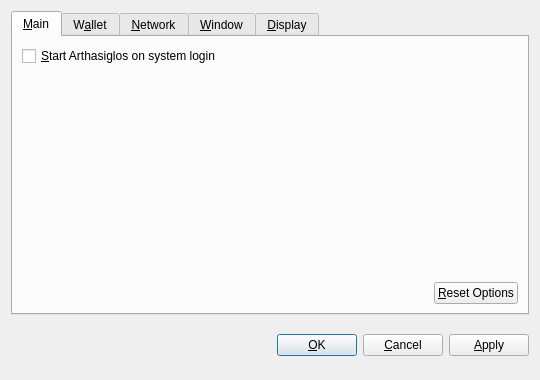
<?xml version="1.0" encoding="UTF-8"?>
<ui version="4.0">
 <class>OptionsDialog</class>
 <widget class="QDialog" name="OptionsDialog">
  <property name="geometry">
   <rect>
    <x>0</x>
    <y>0</y>
    <width>540</width>
    <height>380</height>
   </rect>
  </property>
  <property name="windowTitle">
   <string>Options</string>
  </property>
  <property name="modal">
   <bool>true</bool>
  </property>
  <layout class="QVBoxLayout" name="verticalLayout">
   <item>
    <widget class="QTabWidget" name="tabWidget">
     <property name="tabPosition">
      <enum>QTabWidget::North</enum>
     </property>
     <property name="currentIndex">
      <number>0</number>
     </property>
     <widget class="QWidget" name="tabMain">
      <attribute name="title">
       <string>&amp;Main</string>
      </attribute>
      <layout class="QVBoxLayout" name="verticalLayout_Main">
       <item>
        <widget class="QCheckBox" name="bitcoinAtStartup">
         <property name="toolTip">
          <string>Automatically start Arthasiglos after logging in to the system.</string>
         </property>
         <property name="text">
          <string>&amp;Start Arthasiglos on system login</string>
         </property>
        </widget>
       </item>
       <item>
        <spacer name="verticalSpacer_Main">
         <property name="orientation">
          <enum>Qt::Vertical</enum>
         </property>
         <property name="sizeHint" stdset="0">
          <size>
           <width>20</width>
           <height>40</height>
          </size>
         </property>
        </spacer>
       </item>
       <item>
        <layout class="QHBoxLayout" name="horizontalLayout_2_Main">
         <item>
          <spacer name="horizontalSpacer_2_Main">
           <property name="orientation">
            <enum>Qt::Horizontal</enum>
           </property>
           <property name="sizeHint" stdset="0">
            <size>
             <width>40</width>
             <height>20</height>
            </size>
           </property>
          </spacer>
         </item>
         <item>
          <widget class="QPushButton" name="resetButton">
           <property name="toolTip">
            <string>Reset all client options to default.</string>
           </property>
           <property name="text">
            <string>&amp;Reset Options</string>
           </property>
           <property name="autoDefault">
            <bool>false</bool>
           </property>
          </widget>
         </item>
        </layout>
       </item>
      </layout>
     </widget>
     <widget class="QWidget" name="tabWallet">
      <attribute name="title">
       <string>W&amp;allet</string>
      </attribute>
      <layout class="QVBoxLayout" name="verticalLayout_Network">
       <item>
        <widget class="QLabel" name="transactionFeeInfoLabel">
         <property name="text">
          <string>Optional transaction fee per kB that helps make sure your transactions are processed quickly. Most transactions are 1 kB.</string>
         </property>
         <property name="textFormat">
          <enum>Qt::PlainText</enum>
         </property>
         <property name="wordWrap">
          <bool>true</bool>
         </property>
        </widget>
       </item>
       <item>
        <layout class="QHBoxLayout" name="horizontalLayout_1_Main">
         <item>
          <widget class="QLabel" name="transactionFeeLabel">
           <property name="text">
            <string>Pay transaction &amp;fee</string>
           </property>
           <property name="textFormat">
            <enum>Qt::PlainText</enum>
           </property>
           <property name="buddy">
            <cstring>transactionFee</cstring>
           </property>
          </widget>
         </item>
         <item>
          <widget class="BitcoinAmountField" name="transactionFee"/>
         </item>
         <item>
          <spacer name="horizontalSpacer_1_Main">
           <property name="orientation">
            <enum>Qt::Horizontal</enum>
           </property>
           <property name="sizeHint" stdset="0">
            <size>
             <width>40</width>
             <height>20</height>
            </size>
           </property>
          </spacer>
         </item>
        </layout>
       </item>
       <item>
        <widget class="QLabel" name="label">
         <property name="text">
          <string>If you disable the spending of unconfirmed change, the change from a transaction cannot be used until that transaction has at least one confirmation. This also affects how your balance is computed.</string>
         </property>
         <property name="wordWrap">
          <bool>true</bool>
         </property>
        </widget>
       </item>
       <item>
        <widget class="QCheckBox" name="spendZeroConfChange">
         <property name="text">
          <string>Spend unconfirmed change  (experts only)</string>
         </property>
        </widget>
       </item>
       <item>
        <spacer name="verticalSpacer">
         <property name="orientation">
          <enum>Qt::Vertical</enum>
         </property>
         <property name="sizeHint" stdset="0">
          <size>
           <width>20</width>
           <height>40</height>
          </size>
         </property>
        </spacer>
       </item>
      </layout>
     </widget>
     <widget class="QWidget" name="tabNetwork">
      <attribute name="title">
       <string>&amp;Network</string>
      </attribute>
      <layout class="QVBoxLayout" name="verticalLayout_Network">
       <item>
        <widget class="QCheckBox" name="mapPortUpnp">
         <property name="toolTip">
          <string>Automatically open the Arthasiglos client port on the router. This only works when your router supports UPnP and it is enabled.</string>
         </property>
         <property name="text">
          <string>Map port using &amp;UPnP</string>
         </property>
        </widget>
       </item>
       <item>
        <widget class="QCheckBox" name="connectSocks">
         <property name="toolTip">
          <string>Connect to the Arthasiglos network through a SOCKS proxy (e.g. when connecting through Tor).</string>
         </property>
         <property name="text">
          <string>&amp;Connect through SOCKS proxy:</string>
         </property>
        </widget>
       </item>
       <item>
        <layout class="QHBoxLayout" name="horizontalLayout_Network">
         <item>
          <widget class="QLabel" name="proxyIpLabel">
           <property name="text">
            <string>Proxy &amp;IP:</string>
           </property>
           <property name="textFormat">
            <enum>Qt::PlainText</enum>
           </property>
           <property name="buddy">
            <cstring>proxyIp</cstring>
           </property>
          </widget>
         </item>
         <item>
          <widget class="QValidatedLineEdit" name="proxyIp">
           <property name="maximumSize">
            <size>
             <width>140</width>
             <height>16777215</height>
            </size>
           </property>
           <property name="toolTip">
            <string>IP address of the proxy (e.g. 127.0.0.1)</string>
           </property>
          </widget>
         </item>
         <item>
          <widget class="QLabel" name="proxyPortLabel">
           <property name="text">
            <string>&amp;Port:</string>
           </property>
           <property name="textFormat">
            <enum>Qt::PlainText</enum>
           </property>
           <property name="buddy">
            <cstring>proxyPort</cstring>
           </property>
          </widget>
         </item>
         <item>
          <widget class="QLineEdit" name="proxyPort">
           <property name="maximumSize">
            <size>
             <width>55</width>
             <height>16777215</height>
            </size>
           </property>
           <property name="toolTip">
            <string>Port of the proxy (e.g. 9050)</string>
           </property>
          </widget>
         </item>
         <item>
          <widget class="QLabel" name="socksVersionLabel">
           <property name="text">
            <string>SOCKS &amp;Version:</string>
           </property>
           <property name="textFormat">
            <enum>Qt::PlainText</enum>
           </property>
           <property name="buddy">
            <cstring>socksVersion</cstring>
           </property>
          </widget>
         </item>
         <item>
          <widget class="QValueComboBox" name="socksVersion">
           <property name="toolTip">
            <string>SOCKS version of the proxy (e.g. 5)</string>
           </property>
          </widget>
         </item>
         <item>
          <spacer name="horizontalSpacer_Network">
           <property name="orientation">
            <enum>Qt::Horizontal</enum>
           </property>
           <property name="sizeHint" stdset="0">
            <size>
             <width>40</width>
             <height>20</height>
            </size>
           </property>
          </spacer>
         </item>
        </layout>
       </item>
       <item>
        <spacer name="verticalSpacer_Network">
         <property name="orientation">
          <enum>Qt::Vertical</enum>
         </property>
         <property name="sizeHint" stdset="0">
          <size>
           <width>20</width>
           <height>40</height>
          </size>
         </property>
        </spacer>
       </item>
      </layout>
     </widget>
     <widget class="QWidget" name="tabWindow">
      <attribute name="title">
       <string>&amp;Window</string>
      </attribute>
      <layout class="QVBoxLayout" name="verticalLayout_Window">
       <item>
        <widget class="QCheckBox" name="minimizeToTray">
         <property name="toolTip">
          <string>Show only a tray icon after minimizing the window.</string>
         </property>
         <property name="text">
          <string>&amp;Minimize to the tray instead of the taskbar</string>
         </property>
        </widget>
       </item>
       <item>
        <widget class="QCheckBox" name="minimizeOnClose">
         <property name="toolTip">
          <string>Minimize instead of exit the application when the window is closed. When this option is enabled, the application will be closed only after selecting Quit in the menu.</string>
         </property>
         <property name="text">
          <string>M&amp;inimize on close</string>
         </property>
        </widget>
       </item>
       <item>
        <spacer name="verticalSpacer_Window">
         <property name="orientation">
          <enum>Qt::Vertical</enum>
         </property>
         <property name="sizeHint" stdset="0">
          <size>
           <width>20</width>
           <height>40</height>
          </size>
         </property>
        </spacer>
       </item>
      </layout>
     </widget>
     <widget class="QWidget" name="tabDisplay">
      <attribute name="title">
       <string>&amp;Display</string>
      </attribute>
      <layout class="QVBoxLayout" name="verticalLayout_Display">
       <item>
        <layout class="QHBoxLayout" name="horizontalLayout_1_Display">
         <item>
          <widget class="QLabel" name="langLabel">
           <property name="text">
            <string>User Interface &amp;language:</string>
           </property>
           <property name="textFormat">
            <enum>Qt::PlainText</enum>
           </property>
           <property name="buddy">
            <cstring>lang</cstring>
           </property>
          </widget>
         </item>
         <item>
          <widget class="QValueComboBox" name="lang">
           <property name="toolTip">
            <string>The user interface language can be set here. This setting will take effect after restarting Arthasiglos.</string>
           </property>
          </widget>
         </item>
        </layout>
       </item>
       <item>
        <layout class="QHBoxLayout" name="horizontalLayout_2_Display">
         <item>
          <widget class="QLabel" name="unitLabel">
           <property name="text">
            <string>&amp;Unit to show amounts in:</string>
           </property>
           <property name="textFormat">
            <enum>Qt::PlainText</enum>
           </property>
           <property name="buddy">
            <cstring>unit</cstring>
           </property>
          </widget>
         </item>
         <item>
          <widget class="QValueComboBox" name="unit">
           <property name="toolTip">
            <string>Choose the default subdivision unit to show in the interface and when sending coins.</string>
           </property>
          </widget>
         </item>
        </layout>
       </item>
       <item>
        <widget class="QCheckBox" name="displayAddresses">
         <property name="toolTip">
          <string>Whether to show Arthasiglos addresses in the transaction list or not.</string>
         </property>
         <property name="text">
          <string>&amp;Display addresses in transaction list</string>
         </property>
        </widget>
       </item>
       <item>
        <widget class="QCheckBox" name="coinControlFeatures">
         <property name="toolTip">
          <string>Whether to show coin control features or not.</string>
         </property>
         <property name="text">
          <string>Display coin &amp;control features (experts only!)</string>
         </property>
        </widget>
       </item>
       <item>
        <spacer name="verticalSpacer_Display">
         <property name="orientation">
          <enum>Qt::Vertical</enum>
         </property>
         <property name="sizeHint" stdset="0">
          <size>
           <width>20</width>
           <height>40</height>
          </size>
         </property>
        </spacer>
       </item>
      </layout>
     </widget>
    </widget>
   </item>
   <item>
    <layout class="QHBoxLayout" name="horizontalLayout_Buttons">
     <item>
      <spacer name="horizontalSpacer_1">
       <property name="orientation">
        <enum>Qt::Horizontal</enum>
       </property>
       <property name="sizeHint" stdset="0">
        <size>
         <width>40</width>
         <height>48</height>
        </size>
       </property>
      </spacer>
     </item>
     <item>
      <widget class="QLabel" name="statusLabel">
       <property name="font">
        <font>
         <weight>75</weight>
         <bold>true</bold>
        </font>
       </property>
       <property name="text">
        <string/>
       </property>
       <property name="textFormat">
        <enum>Qt::PlainText</enum>
       </property>
       <property name="wordWrap">
        <bool>true</bool>
       </property>
      </widget>
     </item>
     <item>
      <spacer name="horizontalSpacer_2">
       <property name="orientation">
        <enum>Qt::Horizontal</enum>
       </property>
       <property name="sizeHint" stdset="0">
        <size>
         <width>40</width>
         <height>48</height>
        </size>
       </property>
      </spacer>
     </item>
     <item>
      <widget class="QPushButton" name="okButton">
       <property name="text">
        <string>&amp;OK</string>
       </property>
      </widget>
     </item>
     <item>
      <widget class="QPushButton" name="cancelButton">
       <property name="text">
        <string>&amp;Cancel</string>
       </property>
       <property name="autoDefault">
        <bool>false</bool>
       </property>
      </widget>
     </item>
     <item>
      <widget class="QPushButton" name="applyButton">
       <property name="text">
        <string>&amp;Apply</string>
       </property>
       <property name="autoDefault">
        <bool>false</bool>
       </property>
      </widget>
     </item>
    </layout>
   </item>
  </layout>
 </widget>
 <customwidgets>
  <customwidget>
   <class>BitcoinAmountField</class>
   <extends>QSpinBox</extends>
   <header>bitcoinamountfield.h</header>
  </customwidget>
  <customwidget>
   <class>QValueComboBox</class>
   <extends>QComboBox</extends>
   <header>qvaluecombobox.h</header>
  </customwidget>
  <customwidget>
   <class>QValidatedLineEdit</class>
   <extends>QLineEdit</extends>
   <header>qvalidatedlineedit.h</header>
  </customwidget>
 </customwidgets>
 <resources/>
 <connections/>
</ui>
